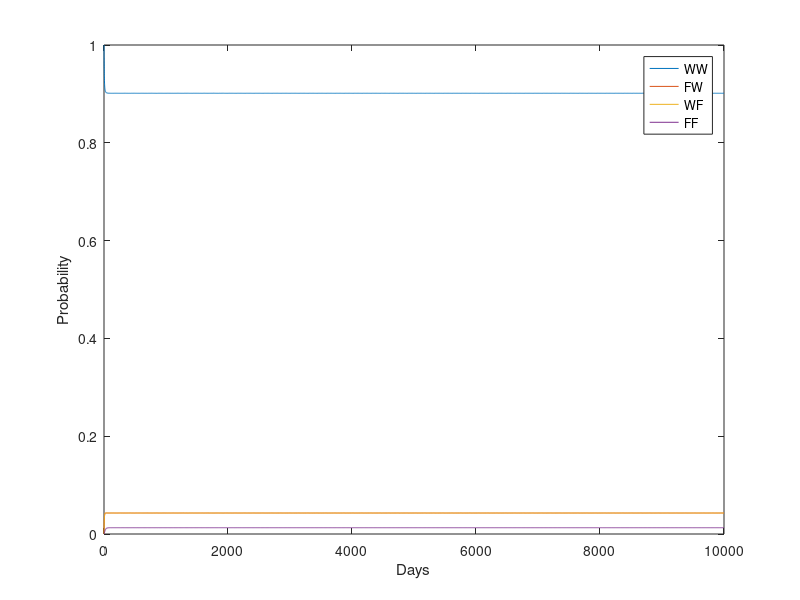
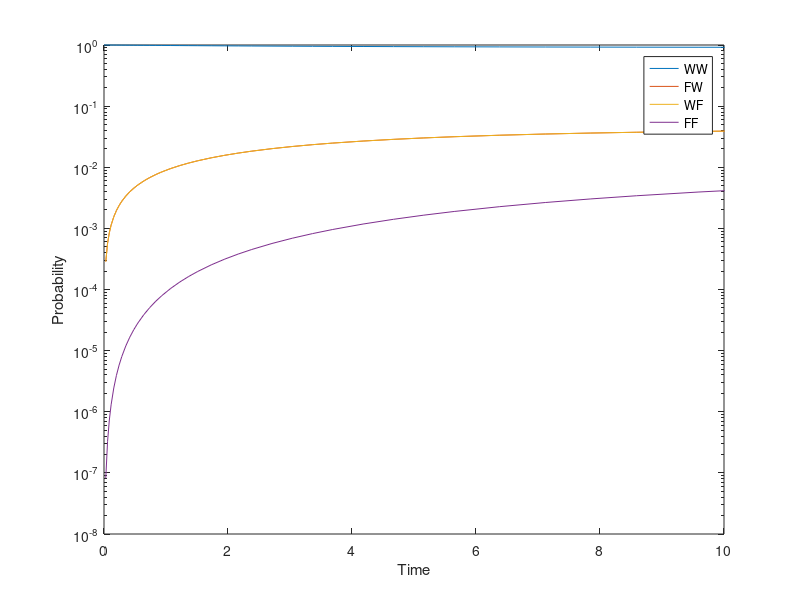

Recreate these plots in MATLAB, in order.
clear variables;
clc;

MTTF = 100;
MTTR = 5;
MTTbackup = 15;

f = 1/MTTF;
r = 1/MTTR;
b = 1/MTTbackup;

% From the graph for each row write the output arrows
% Diagonal = sum with opposite sign
%       s1    s2     s3     s4
Q = [ -f-f,   f  ,   f  ,   0;       %s1
        r ,  -f-r,   0  ,   f;       %s2
        r ,   0  , -r-f ,   f;       %s3
        b ,   0  ,  0   ,   -b];     %s4

% System starts in a state where both disks are working
%    s1 s2  s3 s4
p0 = [1, 0, 0, 0];

[t, Sol] = ode45(@(t,x) Q'*x, [0 10000], p0');

fprintf("Steady state probabilities:\n WW: %f\n FW: %f\n WF: %f\n FF: %f\n", Sol(end,1), Sol(end,2), Sol(end,3), Sol(end,4));

figure('Name', 'Probability of the states in the total range','NumberTitle','off');
plot(t, Sol, "-");
legend("WW", "FW", "WF", "FF");
xlabel('Days') ;
ylabel('Probability') ;

figure('Name', 'Probability of the states in the [0,10] range - log scale','NumberTitle','off');
semilogy(t, Sol, "-");
legend("WW", "FW", "WF", "FF");
xlim([0 10]);
xlabel('Time') ;
ylabel('Probability') ;